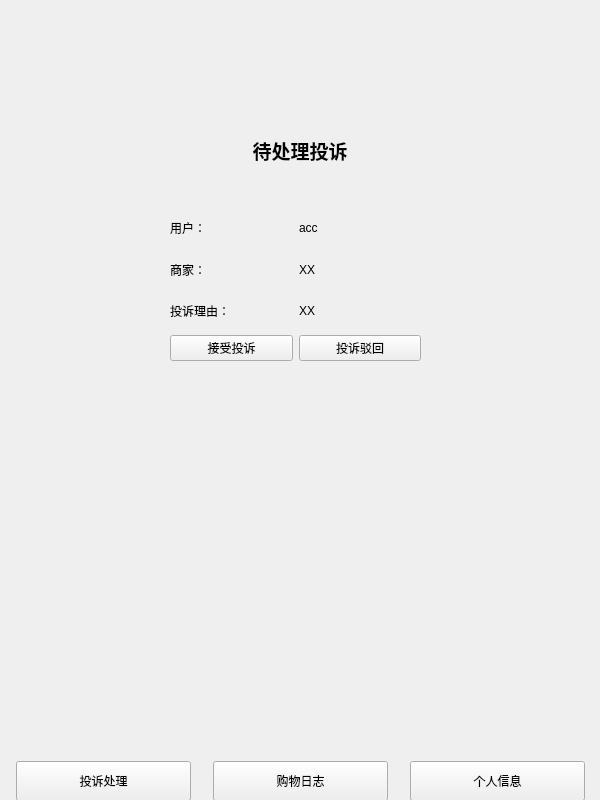
<?xml version="1.0" encoding="UTF-8"?>
<ui version="4.0">
 <class>admini_main</class>
 <widget class="QWidget" name="admini_main">
  <property name="geometry">
   <rect>
    <x>0</x>
    <y>0</y>
    <width>600</width>
    <height>800</height>
   </rect>
  </property>
  <property name="minimumSize">
   <size>
    <width>600</width>
    <height>800</height>
   </size>
  </property>
  <property name="windowTitle">
   <string>Form</string>
  </property>
  <widget class="QLabel" name="label">
   <property name="geometry">
    <rect>
     <x>200</x>
     <y>130</y>
     <width>200</width>
     <height>41</height>
    </rect>
   </property>
   <property name="minimumSize">
    <size>
     <width>200</width>
     <height>0</height>
    </size>
   </property>
   <property name="text">
    <string>&lt;html&gt;&lt;head/&gt;&lt;body&gt;&lt;p align=&quot;center&quot;&gt;&lt;span style=&quot; font-size:14pt; font-weight:700;&quot;&gt;待处理投诉&lt;/span&gt;&lt;/p&gt;&lt;/body&gt;&lt;/html&gt;</string>
   </property>
  </widget>
  <widget class="QWidget" name="">
   <property name="geometry">
    <rect>
     <x>170</x>
     <y>210</y>
     <width>251</width>
     <height>151</height>
    </rect>
   </property>
   <layout class="QGridLayout" name="gridLayout">
    <item row="0" column="0">
     <widget class="QLabel" name="label_2">
      <property name="text">
       <string>用户：</string>
      </property>
     </widget>
    </item>
    <item row="0" column="1">
     <widget class="QLabel" name="label_5">
      <property name="text">
       <string>acc</string>
      </property>
     </widget>
    </item>
    <item row="1" column="0">
     <widget class="QLabel" name="label_4">
      <property name="text">
       <string>商家：</string>
      </property>
     </widget>
    </item>
    <item row="1" column="1">
     <widget class="QLabel" name="label_6">
      <property name="text">
       <string>XX</string>
      </property>
     </widget>
    </item>
    <item row="2" column="0">
     <widget class="QLabel" name="label_3">
      <property name="text">
       <string>投诉理由：</string>
      </property>
     </widget>
    </item>
    <item row="2" column="1">
     <widget class="QLabel" name="label_7">
      <property name="text">
       <string>XX</string>
      </property>
     </widget>
    </item>
    <item row="3" column="0">
     <widget class="QPushButton" name="pushButton">
      <property name="text">
       <string>接受投诉</string>
      </property>
     </widget>
    </item>
    <item row="3" column="1">
     <widget class="QPushButton" name="pushButton_2">
      <property name="text">
       <string>投诉驳回</string>
      </property>
     </widget>
    </item>
   </layout>
  </widget>
  <widget class="QWidget" name="">
   <property name="geometry">
    <rect>
     <x>0</x>
     <y>760</y>
     <width>601</width>
     <height>42</height>
    </rect>
   </property>
   <layout class="QHBoxLayout" name="horizontalLayout">
    <item>
     <widget class="QPushButton" name="pushButton_3">
      <property name="sizePolicy">
       <sizepolicy hsizetype="Fixed" vsizetype="Fixed">
        <horstretch>0</horstretch>
        <verstretch>0</verstretch>
       </sizepolicy>
      </property>
      <property name="minimumSize">
       <size>
        <width>175</width>
        <height>40</height>
       </size>
      </property>
      <property name="maximumSize">
       <size>
        <width>175</width>
        <height>40</height>
       </size>
      </property>
      <property name="text">
       <string>投诉处理</string>
      </property>
     </widget>
    </item>
    <item>
     <widget class="QPushButton" name="pushButton_4">
      <property name="sizePolicy">
       <sizepolicy hsizetype="Fixed" vsizetype="Fixed">
        <horstretch>0</horstretch>
        <verstretch>0</verstretch>
       </sizepolicy>
      </property>
      <property name="minimumSize">
       <size>
        <width>175</width>
        <height>40</height>
       </size>
      </property>
      <property name="maximumSize">
       <size>
        <width>175</width>
        <height>40</height>
       </size>
      </property>
      <property name="text">
       <string>购物日志</string>
      </property>
     </widget>
    </item>
    <item>
     <widget class="QPushButton" name="pushButton_5">
      <property name="sizePolicy">
       <sizepolicy hsizetype="Fixed" vsizetype="Fixed">
        <horstretch>0</horstretch>
        <verstretch>0</verstretch>
       </sizepolicy>
      </property>
      <property name="minimumSize">
       <size>
        <width>175</width>
        <height>40</height>
       </size>
      </property>
      <property name="maximumSize">
       <size>
        <width>175</width>
        <height>40</height>
       </size>
      </property>
      <property name="text">
       <string>个人信息</string>
      </property>
     </widget>
    </item>
   </layout>
  </widget>
 </widget>
 <resources/>
 <connections/>
</ui>
